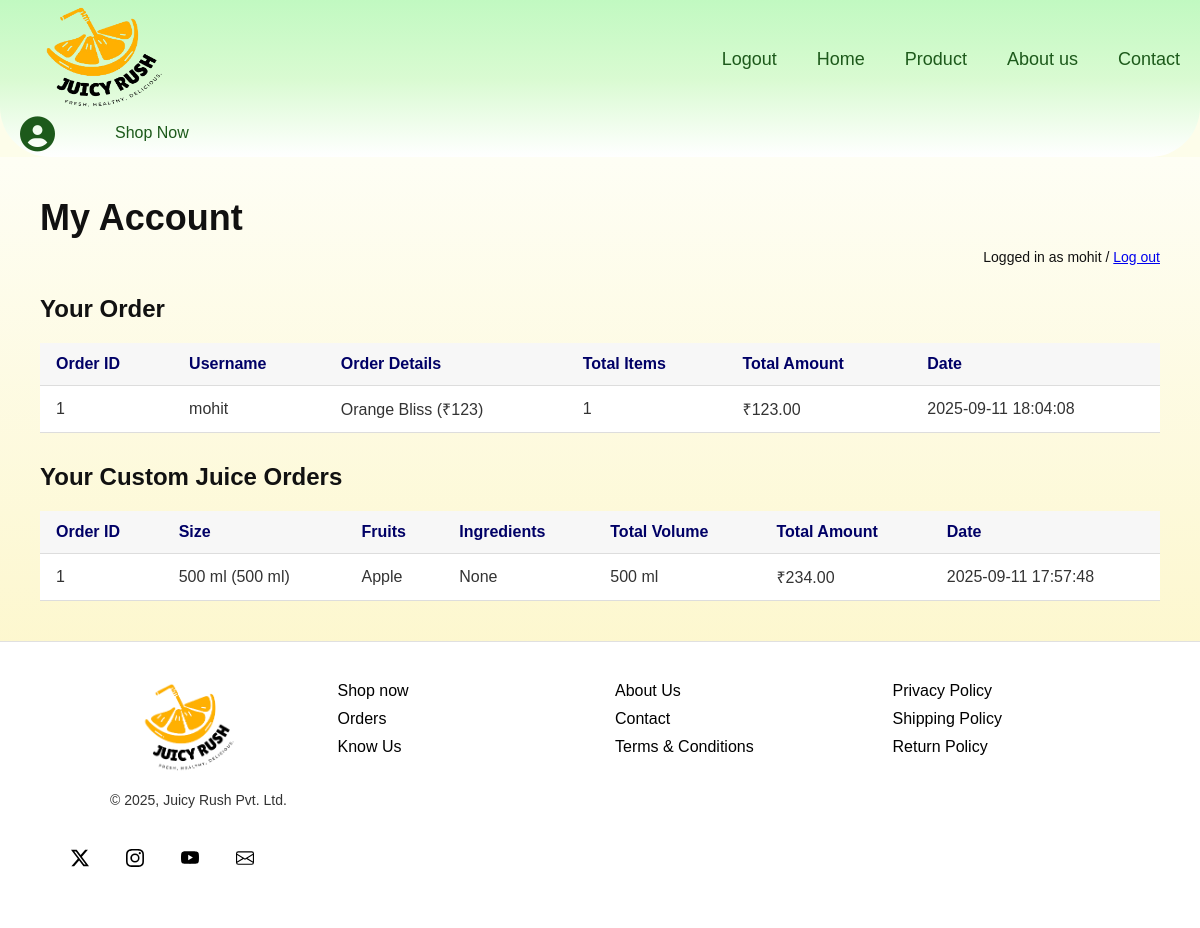
Page /myacc.php (signed in) on the committed database.
### tables this page shows
CREATE TABLE `orders` (
  `order_id` int(11) NOT NULL,
  `user_id` int(11) NOT NULL,
  `order_details` text DEFAULT NULL,
  `total_items` int(11) NOT NULL,
  `total_amount` decimal(10,2) NOT NULL,
  `order_date` timestamp NOT NULL DEFAULT current_timestamp()
);

CREATE TABLE `users` (
  `id` int(11) NOT NULL,
  `username` varchar(100) NOT NULL,
  `email` varchar(150) NOT NULL,
  `password` varchar(255) NOT NULL
);

CREATE TABLE `custom_order` (
  `id` int(11) NOT NULL,
  `user_id` int(11) NOT NULL,
  `size_id` int(11) NOT NULL,
  `fruits` longtext NOT NULL CHECK (json_valid(`fruits`)),
  `ingredients` longtext NOT NULL CHECK (json_valid(`ingredients`)),
  `total_volume_ml` int(11) NOT NULL,
  `total_amount` decimal(10,2) NOT NULL,
  `created_at` timestamp NOT NULL DEFAULT current_timestamp()
);

CREATE TABLE `custom_juice` (
  `id` int(11) NOT NULL,
  `type` enum('fruit','size','ingredient') NOT NULL,
  `name` varchar(120) NOT NULL,
  `image` varchar(255) DEFAULT NULL,
  `price` decimal(10,2) NOT NULL DEFAULT 0.00,
  `volume_ml` int(11) DEFAULT NULL,
  `is_active` tinyint(1) NOT NULL DEFAULT 1,
  `meta` longtext DEFAULT NULL CHECK (json_valid(`meta`)),
  `created_at` timestamp NOT NULL DEFAULT current_timestamp()
);

### myacc.php (the view, shortened to what this page needs)
<?php
include('config.php');
$loggedIn = isset($_SESSION['user_id']) && isset($_SESSION['username']);
$userId = $loggedIn ? $_SESSION['user_id'] : null;
?>
<!DOCTYPE html>
<html lang="en">
<head>
  <link rel="stylesheet" href="style/myaccstyle.css">
  <link rel="stylesheet" href="https://cdnjs.cloudflare.com/ajax/libs/font-awesome/6.4.0/css/all.min.css">
</head>
<body>
  <div class="account-page-container">
    <header class="navbar">
      <div class="navbar-container">
        <div class="logo">
          <a href="home.php"><img src="images/logo-dark.png" alt="Juice Logo"></a>
        </div>
        <nav class="nav-links" id="nav-links">
          <?php if (isset($_SESSION['username'])): ?>
            <a href="logout.php">Logout</a>
          <?php else: ?>
            <a href="login.php">Login</a>
          <?php endif; ?>
          <a href="home.php">Home</a>
          <a href="product.php">Product</a>
          <a href="about.php">About us</a>
          <a href="contact.php">Contact</a>
        </nav>
        <div class="nav-right">
          <a href="<?php echo isset($_SESSION['username']) ? 'myacc.php' : 'login.php'; ?>" class="user-icon">
            <i class="fas fa-user-circle"></i>
          </a>
          <a href="product.php" class="shop-btn">Shop Now</a>
        </div>
      </div>
    </header>
    <section class="account-section">
      <h1>My Account</h1>
      <?php if ($loggedIn): ?>
        <p class="loggedin">
          Logged in as <?= htmlspecialchars($_SESSION['username']) ?> / <a href="logout.php">Log out</a>
        </p>
        <h2>Your Order</h2>
        <?php
        $sql = "SELECT o.order_id, u.username, o.order_details, o.total_items, o.total_amount, o.order_date
        FROM orders o
        JOIN users u ON o.user_id = u.id
        WHERE o.user_id = ?
        ORDER BY o.order_date DESC";
        $stmt = $conn->prepare($sql);
        $stmt->bind_param("i", $userId);
        $stmt->execute();
        $result = $stmt->get_result();
        if ($result->num_rows > 0): ?>
          <div class="order-table-container">
            <table class="order-table">
              <thead>
                <tr>
                  <th>Order ID</th>
                  <th>Username</th>
                  <th>Order Details</th>
                  <th>Total Items</th>
                  <th>Total Amount</th>
                  <th>Date</th>
                </tr>
              </thead>
              <tbody>
                <?php while ($row = $result->fetch_assoc()): ?>
                  <tr>
                    <td><?= htmlspecialchars($row['order_id']) ?></td>
                    <td><?= htmlspecialchars($row['username']) ?></td>
                    <td>
                      <?php
                      $items = json_decode($row['order_details'], true);
                      if (is_array($items)) {
                        foreach ($items as $item) {
                          echo htmlspecialchars($item['name']) . " (₹" . htmlspecialchars($item['price']) . ")<br>";
                        }
                      } else {
                        echo "Invalid format";
                      }
                      ?>
                    </td>
                    <td><?= htmlspecialchars($row['total_items']) ?></td>
                    <td>₹<?= htmlspecialchars($row['total_amount']) ?></td>
                    <td><?= htmlspecialchars($row['order_date']) ?></td>
                  </tr>
                <?php endwhile; ?>
              </tbody>
            </table>
          </div>
        <?php else: ?>
          <p>No orders placed yet.</p>
        <?php endif; ?>
        <h2>Your Custom Juice Orders</h2>
        <?php
        $sql2 = "SELECT co.id, co.size_id, co.fruits, co.ingredients, co.total_volume_ml, co.total_amount, co.created_at,
                s.name AS size_name, s.volume_ml
         FROM custom_order co
         JOIN users u ON co.user_id = u.id
         LEFT JOIN custom_juice s ON co.size_id = s.id
         WHERE co.user_id = ?
         ORDER BY co.created_at DESC";
        $stmt2 = $conn->prepare($sql2);
        $stmt2->bind_param("i", $userId);
        $stmt2->execute();
        $result2 = $stmt2->get_result();
        if ($result2->num_rows > 0): ?>
          <div class="order-table-container">
            <table class="order-table">
              <thead>
                <tr>
                  <th>Order ID</th>
                  <th>Size</th>
                  <th>Fruits</th>
                  <th>Ingredients</th>
                  <th>Total Volume</th>
                  <th>Total Amount</th>
                  <th>Date</th>
                </tr>
              </thead>
              <tbody>
                <?php while ($row2 = $result2->fetch_assoc()): ?>
                  <tr>
                    <td><?= htmlspecialchars($row2['id']) ?></td>
                    <td>
                      <?= htmlspecialchars($row2['size_name'] ?? 'Unknown') ?>
                      (<?= htmlspecialchars($row2['volume_ml'] ?? 0) ?> ml)
                    </td>
                    <td>
                      <?php
                      $fruits = json_decode($row2['fruits'], true);
                      if (is_array($fruits) && count($fruits) > 0) {
                        foreach ($fruits as $fruit) {
                          $name  = htmlspecialchars($fruit['name'] ?? 'Unknown');
                          $price = isset($fruit['price']) ? " (₹" . htmlspecialchars($fruit['price']) . ")" : "";
                          echo $name . $price . "<br>";
                        }
                      } else {
                        echo "—";
                      }
                      ?>
                    </td>
                    <td>
                      <?php
                      $ings = json_decode($row2['ingredients'], true);
                      if (is_array($ings) && count($ings) > 0) {
                        foreach ($ings as $ing) {
                          $name  = htmlspecialchars($ing['name'] ?? 'Unknown');
                          $price = isset($ing['price']) ? " (₹" . htmlspecialchars($ing['price']) . ")" : "";
                          echo $name . $price . "<br>";
                        }
                      } else {
                        echo "None";
                      }
                      ?>
                    </td>
                    <td><?= htmlspecialchars($row2['total_volume_ml']) ?> ml</td>
                    <td>₹<?= htmlspecialchars($row2['total_amount']) ?></td>
                    <td><?= htmlspecialchars($row2['created_at']) ?></td>
                  </tr>
                <?php endwhile; ?>
              </tbody>
            </table>
          </div>
        <?php else: ?>
          <p>No custom juice orders placed yet.</p>
        <?php endif; ?>
      <?php else: ?>
        <p class="notlogged">Please <a href="login.php">login</a> to view your account.</p>
      <?php endif; ?>
    </section>
    <footer class="footer">
      <div class="footer-container">
        <div class="footer-column logo-col">
          <a href="home.php"><img src="images/logo-dark.png" alt="Juice Logo" class="footer-logo"></a>
          <p class="footer-text">© 2025, Juicy Rush Pvt. Ltd.</p>
        </div>
        <div class="footer-column">
          <ul>
            <li><a href="product.php">Shop now</a></li>
            <li><a href="myacc.php">Orders</a></li>
            <li><a href="about.php">Know Us</a></li>
          </ul>
        </div>
        <div class="footer-column">
          <ul>
            <li><a href="about.php">About Us</a></li>
            <li><a href="contact.php">Contact</a></li>
            <li><a href="#">Terms & Conditions</a></li>
          </ul>
        </div>
        <div class="footer-column">
          <ul>
            <li><a href="#">Privacy Policy</a></li>
            <li><a href="#">Shipping Policy</a></li>
            <li><a href="#">Return Policy</a></li>
          </ul>
        </div>
        <div class="footer-column social">
          <ul class="footer-social-icons">
            <li class="footer-icon-content">
              <a href="#" aria-label="X" data-social="x">
                <svg xmlns="http://www.w3.org/2000/svg" width="16" height="16" fill="currentColor" viewBox="0 0 16 16">
                  <path d="M12.6.75h2.454l-5.36 6.142L16 15.25h-4.937l-3.867-5.07-4.425 5.07H.316l5.733-6.57L0 .75h5.063l3.495 4.633L12.601.75Zm-.86 13.028h1.36L4.323 2.145H2.865l8.875 11.633Z" />
                </svg>
              </a>
            </li>
            <li class="footer-icon-content">
              <a href="#" aria-label="Instagram" data-social="instagram">
              </a>
            </li>
            <li class="footer-icon-content">
              <a href="#" aria-label="YouTube" data-social="youtube">
              </a>
            </li>
            <li class="footer-icon-content">
              <a href="#" aria-label="Email" data-social="email">
              </a>
            </li>
          </ul>
        </div>
      </div>
    </footer>
  </div>
</body>
</html>

### style/myaccstyle.css (style rules this page uses)
* { font-family: 'Urbanist', sans-serif; }
body { margin: 0; font-family: 'Segoe UI', sans-serif; background-color: #fdfdea; color: #111; }
* { margin: 0; padding: 0; box-sizing: border-box; }
html, body { height: 100%; }
.account-page-container { min-height: 100vh; display: flex; flex-direction: column; }
footer { margin-top: auto; }
body { margin: 0; font-family: Arial, sans-serif; }
.navbar { background: linear-gradient(to bottom, rgb(193, 249, 193) 0%, rgba(193, 249, 193, 0.6) 50%, #ffffff 100% ); border-bottom-left-radius: 50px; border-bottom-right-radius: 50px; padding: 5px 0; position: relative; z-index: 100; }
.navbar-container { display: flex; justify-content: space-between; align-items: center; max-width: 1400px; margin: 0 auto; padding: 0 20px; flex-wrap: wrap; }
.nav-links { display: flex; gap: 40px; margin-left: 500px; }
.nav-links a { text-decoration: none; color: #1d5a1b; font-size: 18px; font-weight: 500; }
.logo img { height: 105px; width: 130px; margin: 0 20px; }
.nav-right { display: flex; align-items: center; gap: 40px; }
.user-icon i { font-size: 35px; color: #1d5a1b; transition: transform 0.2s ease; }
.shop-btn { color: #1d5a1b; font-size: 16px; padding: 10px 20px; border-radius: 5px; text-decoration: none; transition: background-color 0.2s ease; }
.account-section { padding: 40px; background-color: #fdfdea; }
.account-section h1 { font-size: 36px; margin-bottom: 10px; }
.account-section h2 { font-size: 24px; margin-top: 30px; }
.order-table-container { margin-top: 20px; overflow-x: auto; }
.order-table { width: 100%; border-collapse: collapse; background-color: #fff; box-shadow: 0 2px 4px rgba(0, 0, 0, 0.1); }
.order-table th, .order-table td { padding: 12px 16px; text-align: left; border-bottom: 1px solid #ddd; }
.order-table th { background-color: #f7f7f7; color: #000066; }
.order-table td { color: #333; }
.loggedin { text-align: right; margin-bottom: 30px; font-size: 14px; }
.account-section { flex: 1; padding: 40px; background: linear-gradient(to bottom, rgba(255, 255, 255, 0.5), rgba(252, 224, 99, 0.2)); }
.footer { background-color: #fff; padding: 40px 60px; color: #000; border-top: 1px solid #e0e0e0; font-family: 'Segoe UI', sans-serif; }
.footer-container { display: flex; justify-content: space-between; flex-wrap: wrap; gap: 30px; }
.footer-column { flex: 1 1 200px; }
.logo-col { min-width: 200px; }
.footer-logo { width: 100px; margin-bottom: 15px; margin-left: 80px; }
.footer-text { font-size: 14px; color: #333; margin-left: 50px; }
.footer-column ul { list-style: none; padding: 0; margin: 0; }
.footer-column ul li { margin-bottom: 10px; }
.footer-column ul li a { text-decoration: none; color: #000; font-size: 16px; transition: color 0.3s; }
.footer-social-icons { display: flex; gap: 15px; margin: 0; padding: 0; list-style: none; }
.footer-icon-content { position: relative; }
.footer-icon-content a { display: flex; justify-content: center; align-items: center; width: 40px; height: 40px; background: white; border-radius: 50%; transition: all 0.3s ease; }
.footer-icon-content svg { width: 18px; height: 18px; z-index: 2; position: relative; transition: all 0.3s ease; }

### rows in the picture
orders: order_id "1", user.username "mohit", name "Orange Bliss", price "123", total_items "1", total_amount "123.00", order_date "2025-09-11 18:04:08"
custom_order: id "1", size.name "500 ml", size.volume_ml "500", name "Apple", ingredients "None", total_volume_ml "500", total_amount "234.00", created_at "2025-09-11 17:57:48"

### other values in the picture
$_SESSION['username'] "mohit"
